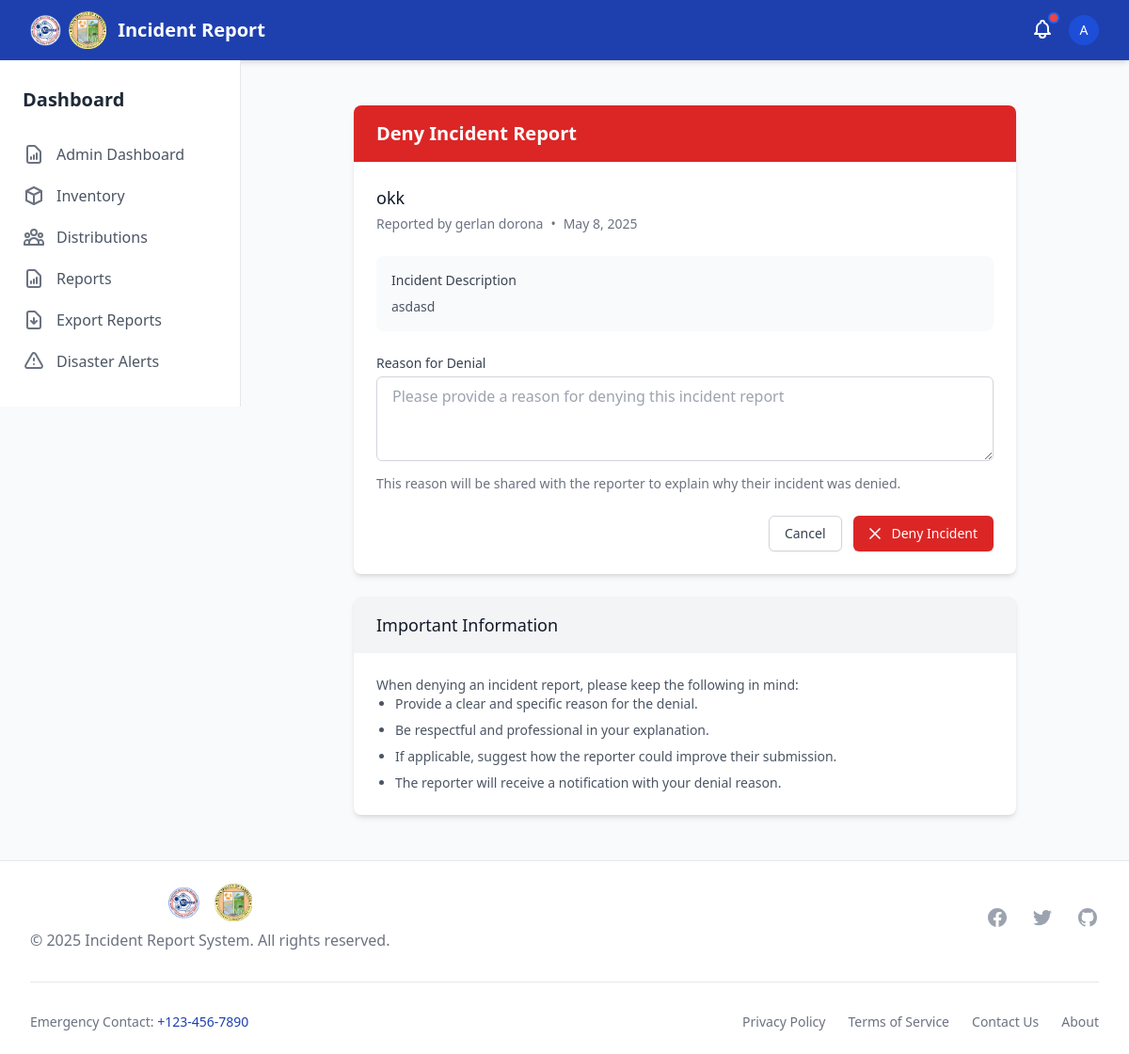
The app's page /deny-incident/4/ (signed in) with its own data.
### disaster_aid/models.py (models this page shows, shortened)
class IncidentReport(models.Model):
    STATUS_CHOICES = (
        ('pending', 'Pending'),
        ('verified', 'Verified'),
        ('denied', 'Denied'),
    )
    reporter = models.ForeignKey(User, on_delete=models.CASCADE)
    title = models.CharField(max_length=255)
    description = models.TextField()
    disaster_type = models.ForeignKey(DisasterType, on_delete=models.SET_NULL, null=True)
    other_disaster_type = models.CharField(max_length=100, blank=True, null=True)
    location = models.CharField(max_length=255, blank=True, null=True)  # Keeping for backward compatibility
    barangay = models.ForeignKey(Barangay, on_delete=models.SET_NULL, null=True, blank=True, related_name='incidents')
    incident_datetime = models.DateTimeField(null=True, blank=True, help_text="When the incident actually occurred")
    date_reported = models.DateTimeField(auto_now_add=True)
    status = models.CharField(max_length=20, choices=STATUS_CHOICES, default='pending')
    is_verified = models.BooleanField(default=False)  # Keeping for backward compatibility
    denial_reason = models.TextField(null=True, blank=True)
    needs_resources = models.BooleanField(default=False)
    photo_1 = models.ImageField(upload_to='incident_photos/', null=True, blank=True)
    photo_2 = models.ImageField(upload_to='incident_photos/', null=True, blank=True)
    photo_3 = models.ImageField(upload_to='incident_photos/', null=True, blank=True)

### disaster_aid/views.py (the view)
# urls.py: path('deny-incident/<int:incident_id>/', deny_incident, name='deny_incident'),
@login_required
def deny_incident(request, incident_id):
    if not request.user.is_staff:
        messages.error(request, "You are not authorized to deny incidents.")
        return redirect('dashboard')
    incident = get_object_or_404(IncidentReport, id=incident_id)
    if incident.status == 'verified':
        messages.error(request, "Cannot deny an incident that has already been verified.")
        return redirect('incident_detail', incident_id=incident.id)
    if request.method == 'POST':
        form = DenyIncidentForm(request.POST)
        if form.is_valid():
            denial_reason = form.cleaned_data['denial_reason']
            incident.deny(denial_reason)
            UserNotification.objects.create(
                user=incident.reporter,
                notification_type='incident_denied',
                title='Incident Denied',
                message=f'Your incident report "{incident.title}" has been denied. Reason: {denial_reason}',
                incident=incident
            )
            messages.success(request, f"Incident '{incident.title}' has been denied.")
            return redirect('admin_dashboard')
    else:
        form = DenyIncidentForm()
    context = {
        'incident': incident,
        'form': form,
    }
    return render(request, 'incidents/deny_incident.html', context)

### disaster_aid/forms.py
class DenyIncidentForm(forms.Form):
    denial_reason = forms.CharField(
        widget=forms.Textarea(
            attrs={
                'class': INPUT_CLASSES,
                'placeholder': 'Please provide a reason for denying this incident report',
                'rows': 3,
            }
        ),
        required=True,
        help_text='This reason will be shared with the reporter to explain why their incident was denied.'
    )

### templates/incidents/deny_incident.html (shortened to what this page needs)
{% extends 'base.html' %}
{% block content %}
<div class="py-6">
    <div class="max-w-3xl mx-auto px-4 sm:px-6 lg:px-8">
        <div class="bg-white shadow-md rounded-lg overflow-hidden">
            <div class="px-6 py-4 bg-red-600 text-white">
                <h2 class="text-xl font-bold">Deny Incident Report</h2>
            </div>
            <div class="p-6">
                <div class="mb-6">
                    <h3 class="text-lg font-medium text-gray-900">{{ incident.title }}</h3>
                    <div class="mt-1 flex items-center text-sm text-gray-500">
                        <span>Reported by {{ incident.reporter.get_full_name|default:incident.reporter.username }}</span>
                        <span class="mx-2">•</span>
                        <span>{{ incident.date_reported|date:"F j, Y" }}</span>
                    </div>
                </div>
                <div class="mb-6 p-4 bg-gray-50 rounded-lg">
                    <h4 class="text-sm font-medium text-gray-700 mb-2">Incident Description</h4>
                    <p class="text-sm text-gray-600">{{ incident.description }}</p>
                </div>
                <form method="POST" action="{% url 'deny_incident' incident.id %}">
                    <div class="mb-6">
                        <label for="{{ form.denial_reason.id_for_label }}" class="block text-sm font-medium text-gray-700">
                            Reason for Denial
                        </label>
                        <div class="mt-1">
                            {{ form.denial_reason }}
                        </div>
                        {% if form.denial_reason.help_text %}
                        <p class="mt-2 text-sm text-gray-500">{{ form.denial_reason.help_text }}</p>
                        {% endif %}
                    </div>
                    <div class="flex justify-end space-x-3">
                        <a href="{% url 'incident_detail' incident.id %}" class="inline-flex items-center px-4 py-2 border border-gray-300 shadow-sm text-sm font-medium rounded-md text-gray-700 bg-white hover:bg-gray-50 focus:outline-none focus:ring-2 focus:ring-offset-2 focus:ring-primary">
                            Cancel
                        </a>
                        <button type="submit" class="inline-flex items-center px-4 py-2 border border-transparent shadow-sm text-sm font-medium rounded-md text-white bg-red-600 hover:bg-red-700 focus:outline-none focus:ring-2 focus:ring-offset-2 focus:ring-red-500">
                            <svg class="mr-2 -ml-1 h-5 w-5" xmlns="http://www.w3.org/2000/svg" fill="none" viewBox="0 0 24 24" stroke="currentColor">
                                <path stroke-linecap="round" stroke-linejoin="round" stroke-width="2" d="M6 18L18 6M6 6l12 12" />
                            </svg>
                            Deny Incident
                        </button>
                    </div>
                </form>
            </div>
        </div>
        <div class="mt-6 bg-white shadow-md rounded-lg overflow-hidden">
            <div class="px-6 py-4 bg-gray-100">
                <h3 class="text-lg font-medium text-gray-900">Important Information</h3>
            </div>
            <div class="p-6">
                <div class="prose max-w-none">
                    <p class="text-sm text-gray-600">When denying an incident report, please keep the following in mind:</p>
                    <ul class="list-disc pl-5 space-y-2 text-sm text-gray-600">
                        <li>Provide a clear and specific reason for the denial.</li>
                        <li>Be respectful and professional in your explanation.</li>
                        <li>If applicable, suggest how the reporter could improve their submission.</li>
                        <li>The reporter will receive a notification with your denial reason.</li>
                    </ul>
                </div>
            </div>
        </div>
    </div>
</div>
{% endblock %}

### templates/components/navbar.html (shortened to what this page needs)
<nav class="bg-primary text-white shadow-md" x-data="{ mobileMenuOpen: false }">
    <div class="max-w-7xl mx-auto px-4 sm:px-6 lg:px-8">
        <div class="flex justify-between h-16">
            <div class="flex">
                <div class="flex-shrink-0 flex items-center space-x-3">
                    <div class="flex items-center space-x-2">
                        <img src="/static/logo/mdrrmc_logo.png" alt="MDRRMC Logo" class="h-10 w-auto">
                        <img src="/static/logo/lgu_logo.png" alt="LGU Logo" class="h-10 w-auto">
                    </div>
                    <a href="{% url 'home' %}" class="font-bold text-xl">Incident Report</a>
                </div>
            </div>
            <div class="flex items-center">
                {% include 'components/notifications.html' %}
                {% if user.is_authenticated %}
                <div class="ml-3 relative" x-data="{ open: false }">
                    <div>
                        <button @click="open = !open" class="flex text-sm rounded-full focus:outline-none focus:ring-2 focus:ring-offset-2 focus:ring-offset-blue-800 focus:ring-white">
                            {% if user.reporterprofile.profile_image %}
                            <img class="h-8 w-8 rounded-full object-cover" src="{{ user.reporterprofile.profile_image.url }}" alt="{{ user.username }}">
                            {% else %}
                            <div class="h-8 w-8 rounded-full bg-blue-700 flex items-center justify-center">
                                <span class="text-sm font-medium">{{ user.username|first|upper }}</span>
                            </div>
                            {% endif %}
                        </button>
                    </div>
                </div>
                {% endif %}
            </div>
        </div>
    </div>
</nav>

### records on screen
IncidentReport: title "okk", reporter.get_full_name "gerlan dorona", date_reported "May 8, 2025", description "asdasd"

### other values on screen
{{ user.username|first|upper }} "A"
